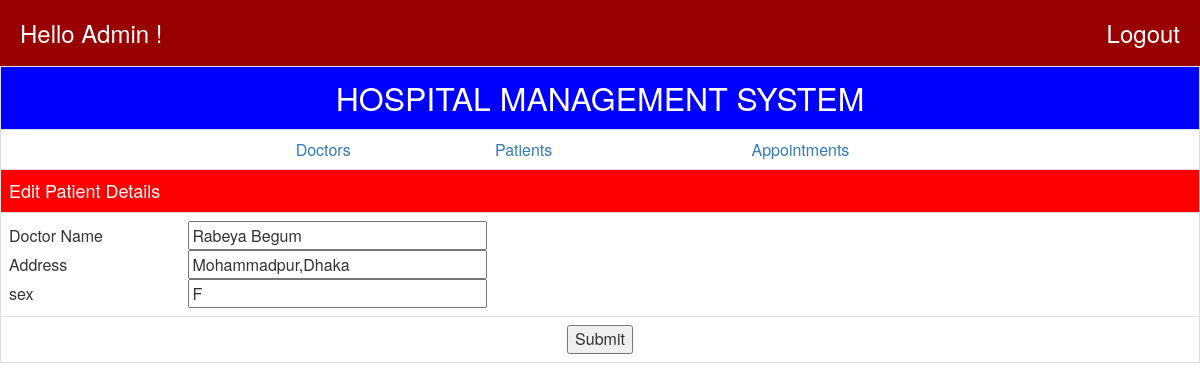
Screenshot of /pmod.php?rno=2 with the database file from the repository.
### tables this page shows
CREATE TABLE IF NOT EXISTS `patient` (
  `pno` int(11) NOT NULL AUTO_INCREMENT,
  `pname` varchar(30) NOT NULL,
  `paddr` varchar(30) NOT NULL,
  `psex` varchar(1) NOT NULL,
  `pshow` varchar(1) NOT NULL DEFAULT 'Y',
  PRIMARY KEY (`pno`)
);

### PMOD.php (the view, shortened to what this page needs)
<?php require('connection.php');?>
<html>
 <head>
<link rel="stylesheet" href="css/bootstrap.css"/>
 </head>
 <body>
<table class="table table-bordered">
<tr bgcolor=blue><td align=center><font SIZE=6 color=white>HOSPITAL
MANAGEMENT SYSTEM</font></td></tr>
<tr><td><table align=center width=750 cellspacing=0 cellpadding=5>
<tr><td align=center><a href=dlist.php>Doctors</td><td align=center><a
href=plist.php>Patients</td><td align=center><a
href=alist.php>Appointments</td>
</table></td></tr>
<?php
$rnooo=trim($_GET["rno"]);
$rs1=mysql_query("SELECT * from patient where pno='".$rnooo."'");
while( $row=mysql_fetch_array($rs1)) {
 echo "<tr bgcolor=red><td ><font size=4 color=white>Edit Patient
Details</font></td></tr>";
 echo "<form name=fpmod method=post action=pupdate.php>";
 echo "<tr><td><table width=750 cellspacing=0 cellpadding=5>";
 echo "<tr><td>Doctor Name</td><td><input type=text name=name
size=30 maxlength=30 value='".$row[1]."'></td></tr>";
 echo "<tr><td>Address</td><td><input type=text name=addr
size=30 maxlength=30  value='".$row[2]."'></td></tr>";
echo "<tr><td>sex</td><td><input type=text name=sex
size=30 maxlength=30  value='".$row[3]."'></td></tr>";
 echo "</table></td></tr>";
 echo "<tr><td colspan=2 align=center><input type=hidden name=rno value=".$rnooo."><input type=submit value=Submit></td></tr>";
 echo "</form>";
}
?>
</table>
</body>
</html>

### rows the page displays
patient: name "Rabeya Begum", addr "Mohammadpur,Dhaka", sex "F"
